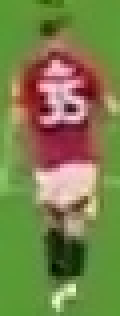
#> input picture development_and_analysis/cropped_player/man_united_asean_allstars_cropped_player.jpg, 30 x 79 px (shown 4 times larger)
$ jupyter execute clustering_for_team_color.ipynb
#> lines starting #> are read from the running program, lines starting #| are printed output that depends on the picture
[cell 1]
""" To get the cropped image of a player from the first frame of the video for testing purposes. Put in app.py after trackers are run.

###
# Save cropped image of a player
###

development_and_analysis_dir = cfg.directories.development_and_analysis
cropped_player_name = f"{input_video_path.stem}_cropped_player.jpg"
development_and_analysis_path = Path(get_original_cwd()) / development_and_analysis_dir / "cropped_player" / cropped_player_name

# Create parent directory if it does not exist
parent_dir = development_and_analysis_path.parent
if not parent_dir.exists():
    parent_dir.mkdir(parents=True, exist_ok=True)

# Save cropped image of a player for testing purposes
players = None
if tracking_list is not None:
    players = tracking_list.get("players")
if players is not None and len(players) > 0 and players[0] is not None:
    for track_id, player in players[0].items():
        bbox = player["bbox"]
        frame = video_frames[0]

        # Crop the player bbox from frame
        cropped_player = frame[int(bbox[1]):int(bbox[3]), int(bbox[0]):int(bbox[2])]

        # Save the cropped player image
        logger.info(f"Saving cropped player image to: {development_and_analysis_path}")
        cv2.imwrite(str(development_and_analysis_path), cropped_player)

        break  # Save only the first player's crop for testing
else:
    logger.warning("No player tracking data found in tracking_list['players']. Skipping player crop saving.")'

"""

[cell 2]
import cv2
import matplotlib.pyplot as plt
import numpy as np
from sklearn.cluster import KMeans

[cell 3]
image_path = "cropped_player/man_united_asean_allstars_cropped_player.jpg"
image = cv2.imread(image_path)
#> image is the input picture: shape (79, 30, 3); mean B, G, R 75.3, 129.3, 123.3
image = cv2.cvtColor(image, cv2.COLOR_BGR2RGB)

[cell 4]
plt.imshow(image)
plt.show()

### Use the jersey. Top half of image.

[cell 5]
top_half_image=  image[0: int(image.shape[0]/2), :]
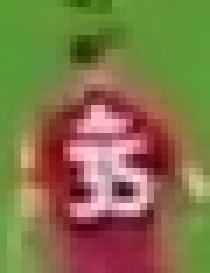
#> top_half_image: shape (39, 30, 3) (shown 7 times larger); mean R, G, B 131.4, 116.5, 73.3
plt.imshow(top_half_image)
plt.show()

### Get 2 clusters. 1 for jersey. 1 for background (Field)

[cell 6]
# Reshape the image (H, W, Color) into 2d array (Pixel, Color). KMeans needs 2d array as input
image_2d = top_half_image.reshape(-1, 3)
#> image_2d = 1170 rows, first 8: [89, 154, 50], [89, 154, 50], [91, 153, 52], [92, 154, 53], [95, 153, 53], [95, 153, 53], [96, 152, 53], [96, 152, 53]

# perform k-means clustering with 2 clusters. Group into 2 clusters: 1 for jersey color, 1 for background (Field)
kmeans = KMeans(n_clusters=2, random_state=0)
kmeans.fit(image_2d)

# get the cluster labels (0 or 1) for each pixel
labels = kmeans.labels_

# reshape the labels into the orginal image shape
clustered_image = labels.reshape(top_half_image.shape[0], top_half_image.shape[1])

# Display the clustered image
plt.imshow(clustered_image)
plt.show()
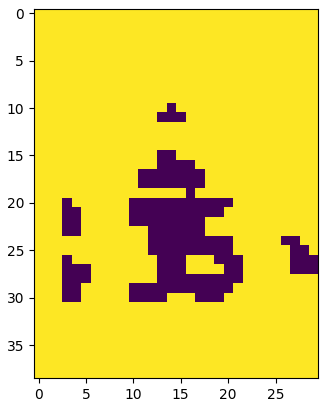
#> figure drawn by matplotlib, 1 panel

[cell 7]
# Since the player is usually in the center of the image, we can assume that the cluster at the corners is the background (Field)
# We need to find the cluster label that is allocated to the team jersey
# Get the cluster labels at the 4 corners of the image
corner_clusters = [clustered_image[0, 0], clustered_image[0, -1], clustered_image[-1, 0], clustered_image[-1, -1]]
#> corner_clusters = [1, 1, 1, 1]

# Get the most common cluster label among the corners. set(corner_clusters) gets all unique values. max() with key=corner_clusters.count gets the most common value
non_player_cluster = max(set(corner_clusters), key=corner_clusters.count)
#> non_player_cluster = 1
print(non_player_cluster)
#| 1

[cell 8]
player_cluster = 1-non_player_cluster
#> player_cluster = 0
print(player_cluster)
#| 0

[cell 9]
# RGB value of the player jersey color
kmeans.cluster_centers_[player_cluster]
#> Out = [213.9, 160.2, 160.4]
